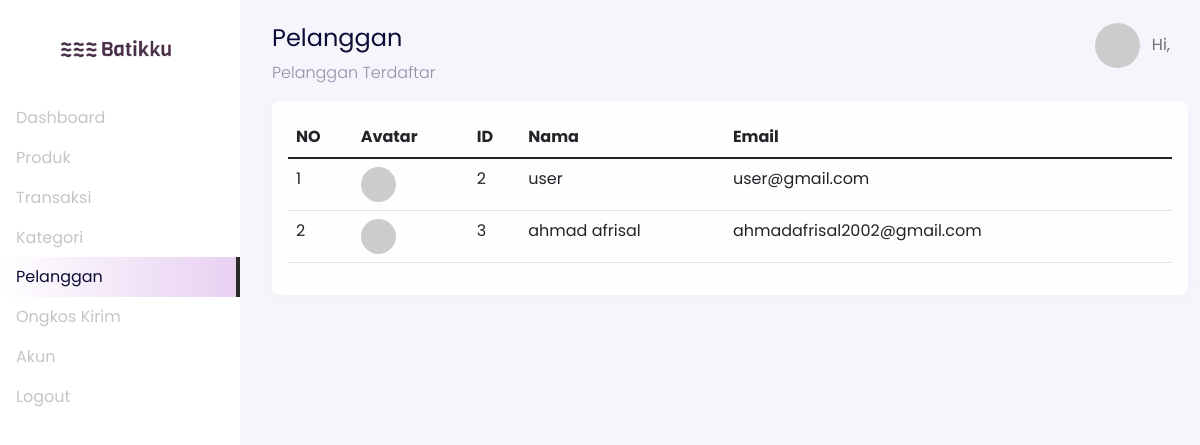
The page /backend/pelanggan/index.php on the database its author committed.
### tables this page shows
CREATE TABLE `users` (
  `users_id` int(11) NOT NULL,
  `name` varchar(25) NOT NULL,
  `username` varchar(20) DEFAULT NULL,
  `phone_number` varchar(12) DEFAULT NULL,
  `email` varchar(50) NOT NULL,
  `email_verified_at` varchar(50) DEFAULT NULL,
  `password` text NOT NULL,
  `provinces_id` int(11) DEFAULT NULL,
  `address` text,
  `zip_code` varchar(11) DEFAULT NULL,
  `roles` enum('USER','ADMIN') NOT NULL DEFAULT 'USER'
);

### backend/pelanggan/index.php (the view, shortened to what this page needs)
<?php
  include '../components/header.php';
?>
<body>
  <div class="page-dashboard">
    <div class="d-flex"  id="wrapper" data-aos="fade-right">
    <?php include '../components/sidebar.php' ?>
        <div id="page-content-wrapper">
          <nav class="navbar navbar-store navbar-expand-lg navbar-light" data-aos="fade-down">
            <div class="container-fluid">
              <div class="collapse navbar-collapse" id="navbarSupportedContent">
                <ul class="navbar-nav ms-auto d-none d-lg-flex">
                    <li class="nav-item dropdown">
                      <a href="#" class="nav-link" id="navbarDropdown" role="button" data-bs-toggle="dropdown">
                        <img src="https://ui-avatars.com/api/?name=<?= $_SESSION['name']; ?>" alt="" class="rounded-circle me-2 profile-picture">
                        Hi, <?= $_SESSION['name']; ?>
                      </a>
                    </li>
                </ul>
              </div>
            </div>
          </nav>
          <div class="section-content section-dashboard-home" data-aos="fade-up">
            <div class="container-fluid">
                <div div class="dashboard-heading">
                    <h2 class="dashboard-title">Pelanggan</h2>
                    <p class="dashboard-subtitle">
                        Pelanggan Terdaftar
                    </p>
                </div>
                <div class="dashboard-content">
                    <div class="row">
                        <div class="col-12">
                            <form action="store.php" method="POST" enctype="multipart/form-data">
                                <div class="card">
                                    <div class="card-body">
                                        <div class="row">
                                            <div class="col-12">
                                                <div class="table-responsive">
                                                    <table class="table">
                                                        <thead>
                                                            <tr>
                                                                <th>NO</th>
                                                                <th>Avatar</th>
                                                                <th>ID</th>
                                                                <th>Nama</th>
                                                                <th>Email</th>
                                                            </tr>
                                                        </thead>
                                                        <tbody>
                                                            <?php
                                                                $no = 1;
                                                                $query = mysqli_query($config, "SELECT * FROM users WHERE roles='USER'");
                                                                while ($data = mysqli_fetch_array($query)) {
                                                            ?>
                                                            <tr>
                                                              <td><?= $no++; ?></td>
                                                              <td>
                                                                <img src="https://ui-avatars.com/api/?name=<?= $data['name']; ?>" class="rounded-circle" alt="" width="35px">
                                                              </td>
                                                              <td><?= $data['users_id']; ?></td>
                                                              <td><?= $data['name']; ?></td>
                                                              <td><?= $data['email']; ?></td>
                                                              <td></td>
                                                            </tr>
                                                            <?php
                                                                }
                                                            ?>
                                                        </tbody>
                                                    </table>
                                                </div>
                                            </div>
                                        </div>
                                    </div>
                                </div>
                            </form>
                        </div>
                    </div>
                </div>
            </div>
          </div>
        </div>
    </div>
  </div>
  <?php
    include '../components/footer.php';
  ?>

### rows shown on the page
users: users_id "2", name "user", email "user@gmail.com"
users: users_id "3", name "ahmad afrisal", email "ahmadafrisal2002@gmail.com"
